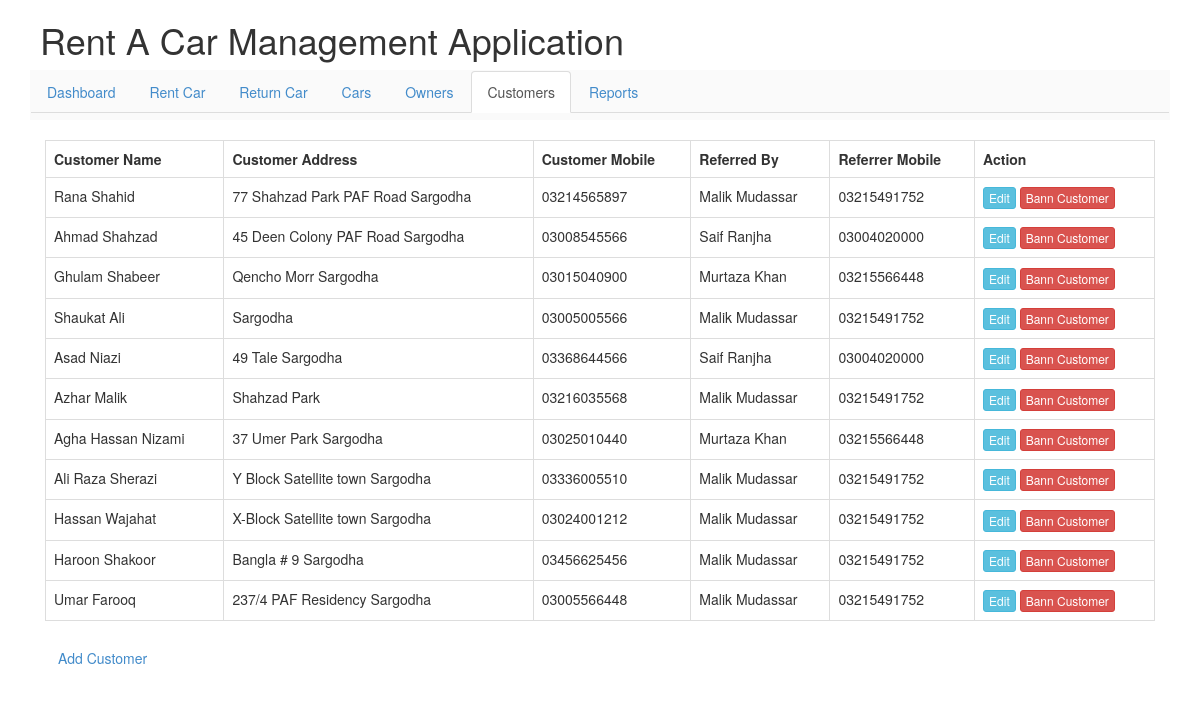
The page /customers.php on the database its author committed.
### tables this page shows
CREATE TABLE IF NOT EXISTS `customers` (
  `id` int(5) NOT NULL AUTO_INCREMENT,
  `name` varchar(100) NOT NULL,
  `fname` varchar(100) NOT NULL,
  `nic` bigint(15) NOT NULL,
  `address` varchar(100) NOT NULL,
  `mobile` varchar(15) NOT NULL,
  `referrer_name` varchar(100) NOT NULL,
  `referrer_mobile` varchar(15) NOT NULL,
  PRIMARY KEY (`id`)
);

### includes/functions.php (called while the page is built, shortened)
<?php
	function get_rows($table)
	{
		global $PDO;
		$st=$PDO->prepare('Select * from '.$table);
		$data=$st->execute();
		$data=$st->fetchAll();
		return $data;
	}
?>

### customers.php (the view, shortened to what this page needs)
<?php
	include("includes/db.php");
	include("includes/functions.php");
	$data=get_rows('customers');
?>
<!doctype html>
<html>
<head>
<?php include("includes/head-include.php"); ?>
</head>
<body>
	<div class="container">
    	<?php include 'includes/header.php';?>
        <div id="content" style="" class="col-lg-12">
        	<table class="table table-bordered table-hover table-responsive">
            	<tr>
                	<th>Customer Name </th>
					<th>Customer Address</th>
                    <th>Customer Mobile </th>
                    <th>Referred By </th>
                    <th>Referrer Mobile </th>
                    <th>Action</th>
                </tr>
                <?php foreach ($data as $row) {?>
                <tr>
                	<td><?php echo $row['name']?></td>
                    <td><?php echo $row['address']?></td>
                    <td><?php echo $row['mobile']?></td>
                    <td><?php echo $row['referrer_name']?></td>
                    <td><?php echo $row['referrer_mobile']?></td>
                    <td>
                    	<a class="btn btn-xs btn-info" href="edit_customer.php?id=">Edit</a>
                        <a class="btn btn-xs btn-danger"href="ban_customer.php?id=">Bann Customer</a>
                    </td>
                </tr>
                <?php }?>
            </table>
            <a href="add_customer.php" class="btn btn-link" >Add Customer</a>
        </div>
    </div>
</body>
</html>

### rows shown on the page
customers: name "Rana Shahid", address "77 Shahzad Park PAF Road Sargodha", mobile "03214565897", referrer_name "Malik Mudassar", referrer_mobile "03215491752"
customers: name "Ahmad Shahzad", address "45 Deen Colony PAF Road Sargodha", mobile "03008545566", referrer_name "Saif Ranjha", referrer_mobile "03004020000"
customers: name "Ghulam Shabeer", address "Qencho Morr Sargodha", mobile "03015040900", referrer_name "Murtaza Khan", referrer_mobile "03215566448"
customers: name "Shaukat Ali", address "Sargodha", mobile "03005005566", referrer_name "Malik Mudassar", referrer_mobile "03215491752"
customers: name "Asad Niazi", address "49 Tale Sargodha", mobile "03368644566", referrer_name "Saif Ranjha", referrer_mobile "03004020000"
customers: name "Azhar Malik", address "Shahzad Park", mobile "03216035568", referrer_name "Malik Mudassar", referrer_mobile "03215491752"
customers: name "Agha Hassan Nizami", address "37 Umer Park Sargodha", mobile "03025010440", referrer_name "Murtaza Khan", referrer_mobile "03215566448"
customers: name "Ali Raza Sherazi", address "Y Block Satellite town Sargodha", mobile "03336005510", referrer_name "Malik Mudassar", referrer_mobile "03215491752"
customers: name "Hassan Wajahat", address "X-Block Satellite town Sargodha", mobile "03024001212", referrer_name "Malik Mudassar", referrer_mobile "03215491752"
customers: name "Haroon Shakoor", address "Bangla # 9 Sargodha", mobile "03456625456", referrer_name "Malik Mudassar", referrer_mobile "03215491752"
customers: name "Umar Farooq", address "237/4 PAF Residency Sargodha", mobile "03005566448", referrer_name "Malik Mudassar", referrer_mobile "03215491752"
